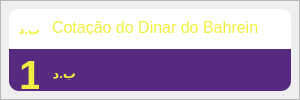
              <widget class="QFrame" name="frame_12">
               <property name="minimumSize">
                <size>
                 <width>300</width>
                 <height>0</height>
                </size>
               </property>
               <property name="maximumSize">
                <size>
                 <width>300</width>
                 <height>16777215</height>
                </size>
               </property>
               <property name="styleSheet">
                <string notr="true"/>
               </property>
               <property name="frameShape">
                <enum>QFrame::StyledPanel</enum>
               </property>
               <property name="frameShadow">
                <enum>QFrame::Raised</enum>
               </property>
               <layout class="QVBoxLayout" name="verticalLayout_22">
                <property name="spacing">
                 <number>0</number>
                </property>
                <property name="leftMargin">
                 <number>8</number>
                </property>
                <property name="topMargin">
                 <number>8</number>
                </property>
                <property name="rightMargin">
                 <number>8</number>
                </property>
                <property name="bottomMargin">
                 <number>8</number>
                </property>
                <item>
                 <widget class="QFrame" name="frame_13">
                  <property name="styleSheet">
                   <string notr="true">background-color: rgb(255, 255, 255);
border-radius:10px;</string>
                  </property>
                  <property name="frameShape">
                   <enum>QFrame::StyledPanel</enum>
                  </property>
                  <property name="frameShadow">
                   <enum>QFrame::Raised</enum>
                  </property>
                  <layout class="QVBoxLayout" name="verticalLayout_57">
                   <property name="spacing">
                    <number>0</number>
                   </property>
                   <property name="leftMargin">
                    <number>0</number>
                   </property>
                   <property name="topMargin">
                    <number>0</number>
                   </property>
                   <property name="rightMargin">
                    <number>0</number>
                   </property>
                   <property name="bottomMargin">
                    <number>0</number>
                   </property>
                   <item>
                    <widget class="QFrame" name="frame_65">
                     <property name="minimumSize">
                      <size>
                       <width>0</width>
                       <height>40</height>
                      </size>
                     </property>
                     <property name="maximumSize">
                      <size>
                       <width>16777215</width>
                       <height>40</height>
                      </size>
                     </property>
                     <property name="frameShape">
                      <enum>QFrame::StyledPanel</enum>
                     </property>
                     <property name="frameShadow">
                      <enum>QFrame::Raised</enum>
                     </property>
                     <widget class="QLabel" name="label_33">
                      <property name="geometry">
                       <rect>
                        <x>43</x>
                        <y>10</y>
                        <width>220</width>
                        <height>16</height>
                       </rect>
                      </property>
                      <property name="font">
                       <font>
                        <pointsize>12</pointsize>
                       </font>
                      </property>
                      <property name="styleSheet">
                       <string notr="true">color: rgb(240, 240, 63);</string>
                      </property>
                      <property name="text">
                       <string>Cotação do Dinar do Bahrein</string>
                      </property>
                     </widget>
                     <widget class="QLabel" name="label_78">
                      <property name="geometry">
                       <rect>
                        <x>0</x>
                        <y>0</y>
                        <width>40</width>
                        <height>41</height>
                       </rect>
                      </property>
                      <property name="text">
                       <string/>
                      </property>
                      <property name="pixmap">
                       <pixmap>../../../../3D Objects/ControleFinanceiro/System/img/synchronize_40px.png</pixmap>
                      </property>
                     </widget>
                     <widget class="QLabel" name="label_77">
                      <property name="geometry">
                       <rect>
                        <x>5</x>
                        <y>10</y>
                        <width>26</width>
                        <height>20</height>
                       </rect>
                      </property>
                      <property name="font">
                       <font>
                        <bold>true</bold>
                       </font>
                      </property>
                      <property name="styleSheet">
                       <string notr="true">color: rgb(240, 240, 63);</string>
                      </property>
                      <property name="text">
                       <string>ب.د</string>
                      </property>
                     </widget>
                    </widget>
                   </item>
                   <item>
                    <widget class="QFrame" name="frame_68">
                     <property name="styleSheet">
                      <string notr="true">background-color: rgb(85, 42, 127);
border-top-left-radius: 0px;
border-top-right-radius: 0px;</string>
                     </property>
                     <property name="frameShape">
                      <enum>QFrame::StyledPanel</enum>
                     </property>
                     <property name="frameShadow">
                      <enum>QFrame::Raised</enum>
                     </property>
                     <widget class="QLabel" name="label_35">
                      <property name="geometry">
                       <rect>
                        <x>10</x>
                        <y>5</y>
                        <width>20</width>
                        <height>40</height>
                       </rect>
                      </property>
                      <property name="font">
                       <font>
                        <pointsize>31</pointsize>
                        <bold>true</bold>
                       </font>
                      </property>
                      <property name="styleSheet">
                       <string notr="true">color: #FFF0F03F;</string>
                      </property>
                      <property name="text">
                       <string>1</string>
                      </property>
                     </widget>
                     <widget class="QLabel" name="label_36">
                      <property name="geometry">
                       <rect>
                        <x>21</x>
                        <y>100</y>
                        <width>160</width>
                        <height>15</height>
                       </rect>
                      </property>
                      <property name="styleSheet">
                       <string notr="true">color: rgb(182, 182, 182)</string>
                      </property>
                      <property name="text">
                       <string>Quotation date: 01/09/2022</string>
                      </property>
                     </widget>
                     <widget class="QLabel" name="label_38">
                      <property name="geometry">
                       <rect>
                        <x>20</x>
                        <y>67</y>
                        <width>210</width>
                        <height>30</height>
                       </rect>
                      </property>
                      <property name="font">
                       <font>
                        <pointsize>18</pointsize>
                        <bold>true</bold>
                       </font>
                      </property>
                      <property name="styleSheet">
                       <string notr="true">color: rgb(90, 173, 253);</string>
                      </property>
                      <property name="text">
                       <string>1.137,07 AOA</string>
                      </property>
                     </widget>
                     <widget class="QLabel" name="label_79">
                      <property name="geometry">
                       <rect>
                        <x>42</x>
                        <y>18</y>
                        <width>25</width>
                        <height>13</height>
                       </rect>
                      </property>
                      <property name="font">
                       <font>
                        <pointsize>10</pointsize>
                        <bold>true</bold>
                       </font>
                      </property>
                      <property name="styleSheet">
                       <string notr="true">color: rgb(240, 240, 63);</string>
                      </property>
                      <property name="text">
                       <string>ب.د</string>
                      </property>
                     </widget>
                     <widget class="QLabel" name="label_34">
                      <property name="geometry">
                       <rect>
                        <x>30</x>
                        <y>6</y>
                        <width>50</width>
                        <height>41</height>
                       </rect>
                      </property>
                      <property name="text">
                       <string/>
                      </property>
                      <property name="pixmap">
                       <pixmap>../../../../3D Objects/ControleFinanceiro/System/img/round_50px.png</pixmap>
                      </property>
                     </widget>
                     <zorder>label_34</zorder>
                     <zorder>label_35</zorder>
                     <zorder>label_36</zorder>
                     <zorder>label_38</zorder>
                     <zorder>label_79</zorder>
                    </widget>
                   </item>
                  </layout>
                 </widget>
                </item>
               </layout>
              </widget>
